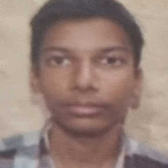
#> input picture files/images/1.png, 168 x 168 px
$ jupyter execute --allow-errors 'OpenCV Face detection.ipynb'   (shell and % lines are left out)
#> lines starting #> are read from the running program, lines starting #| are printed output that depends on the picture; after the words box and inside, x2 and y2 are one past the last pixel; in counts of white or black regions, pixels touching at a corner belong together
[cell 1]
import cv2

imagePath = './files/images/1.png'

[cell 2]
img = cv2.imread(imagePath)
#> img is the input picture: shape (168, 168, 3); mean B, G, R 120.9, 129.1, 151.7

[cell 3]
img.shape
#> Out = (168, 168, 3)

[cell 4]
gray_image = cv2.cvtColor(img, cv2.COLOR_BGR2GRAY)
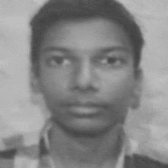
#> gray_image: shape (168, 168); min 62, max 199, mean 134.9
gray_image

[cell 5]
face_classifier = cv2.CascadeClassifier(
    cv2.data.haarcascades + "haarcascade_frontalface_default.xml"
)
face_classifier

[cell 6]
face = face_classifier.detectMultiScale(
    gray_image, scaleFactor=1.1, minNeighbors=5, minSize=(40, 40)
)
#> face = [[29, 18, 109, 109]]
face
#> Out = [[29, 18, 109, 109]]

[cell 7]
for (x, y, w, h) in face:
    cv2.rectangle(img, (x, y), (x + w, y + h), (0, 255, 0), 4)
#> this loop made 1 pass
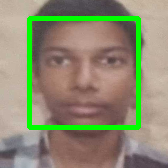
#> img: shape (168, 168, 3); 7.68% of pixels changed, all inside (x1, y1, x2, y2) = (27, 16, 141, 130)

[cell 8]
img_rgb = cv2.cvtColor(img, cv2.COLOR_BGR2RGB)
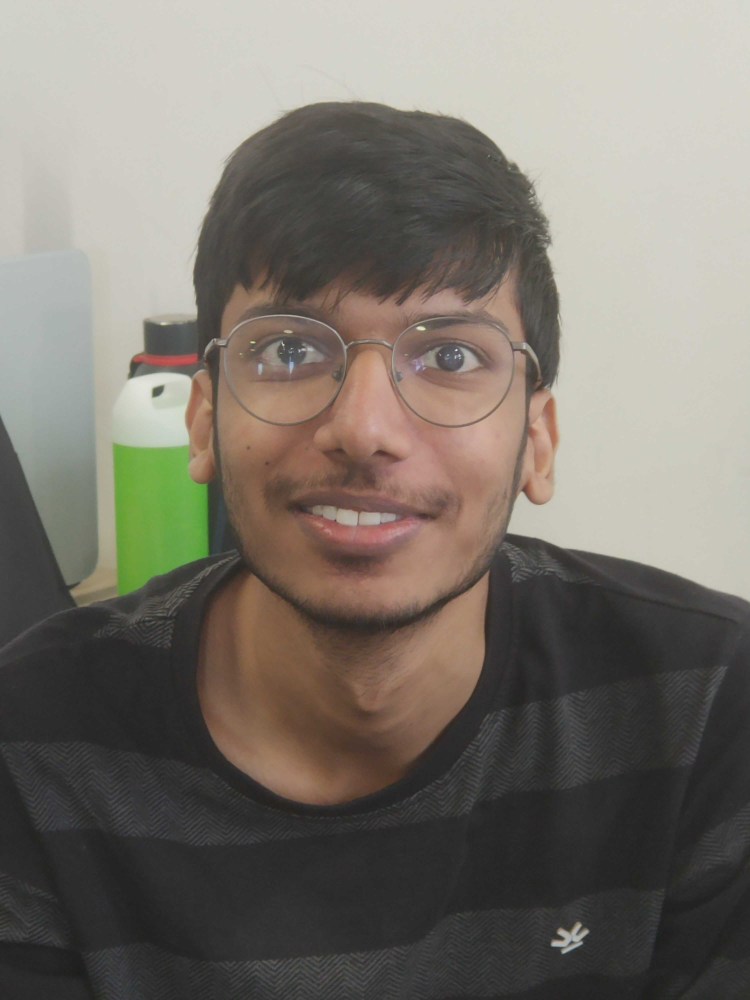
#> input picture files/images/2.jpg, 3000 x 4000 px, given in place of the camera (shown at 1/4 size)
#> further down, video_frame is the input picture: shape (4000, 3000, 3); mean B, G, R 107.9, 116.3, 122.1

[cell 9]
import matplotlib.pyplot as plt


plt.figure(figsize=(20,10))
plt.imshow(img_rgb)
plt.axis('off')

[cell 10]
#########################################
##### Real Time Face detection ##########
#########################################

[cell 11]
import cv2

face_classifier = cv2.CascadeClassifier(
    cv2.data.haarcascades + "haarcascade_frontalface_default.xml"
)

[cell 12]
video_capture = cv2.VideoCapture(0)

[cell 13]
def detect_bounding_box(vid):
    gray_image = cv2.cvtColor(vid, cv2.COLOR_BGR2GRAY)
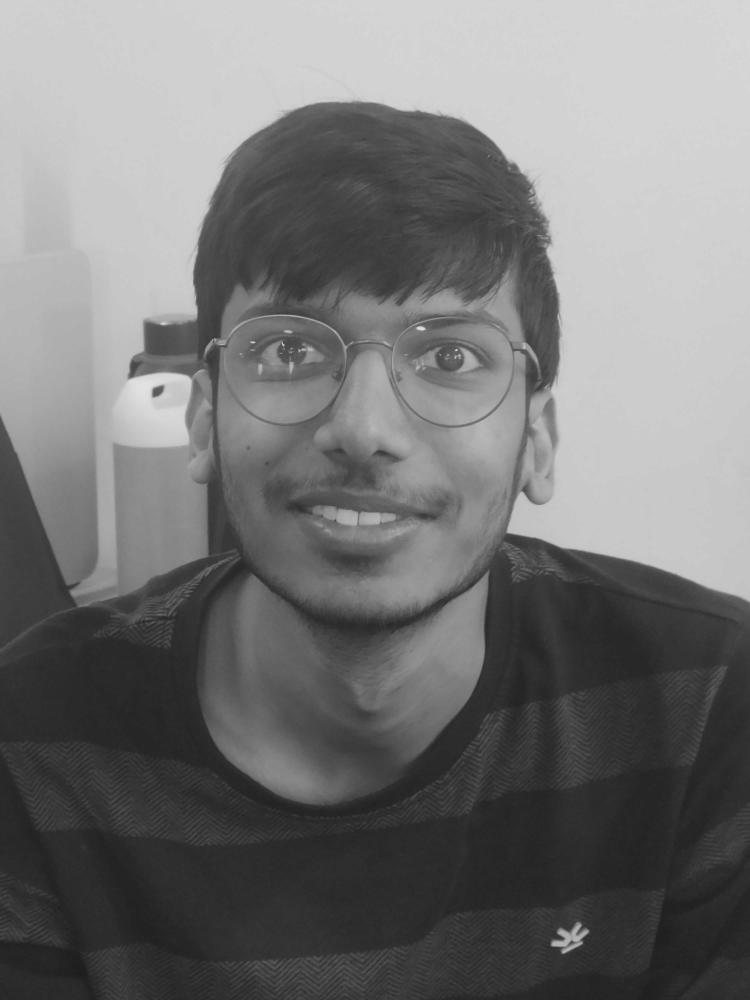
#> gray_image: shape (4000, 3000) (shown at 1/4 size); min 28, max 247, mean 117.1
    faces = face_classifier.detectMultiScale(gray_image, 1.1, 5, minSize=(40, 40))
#> faces = [[684, 847, 1531, 1531]]
    for (x, y, w, h) in faces:
        cv2.rectangle(vid, (x, y), (x + w, y + h), (0, 255, 0), 4)
#> this loop made 1 pass
    return faces

[cell 14]
while True:

    result, video_frame = video_capture.read()  # read frames from the video
    if result is False:
        break  # terminate the loop if the frame is not read successfully

    faces = detect_bounding_box(
        video_frame
    )  # apply the function we created to the video frame
#> faces = [[684, 847, 1531, 1531]]

    cv2.imshow(
        "My Face Detection Project", video_frame
    )  # display the processed frame in a window named "My Face Detection Project"

    if cv2.waitKey(1) & 0xFF == ord("q"):
#> (key q is pressed here)
        break

video_capture.release()
cv2.destroyAllWindows()

[cell 15]
# OpenCV program to detect face in real time
# import libraries of python OpenCV
# where its functionality resides
import cv2

# load the required trained XML classifiers
# https://github.com/Itseez/opencv/blob/master/
# data/haarcascades/haarcascade_frontalface_default.xml
# Trained XML classifiers describes some features of some
# object we want to detect a cascade function is trained
# from a lot of positive(faces) and negative(non-faces)
# images.
face_cascade = cv2.CascadeClassifier(cv2.data.haarcascades +'haarcascade_frontalface_default.xml')

# https://github.com/Itseez/opencv/blob/master
# /data/haarcascades/haarcascade_eye.xml
# Trained XML file for detecting eyes
eye_cascade = cv2.CascadeClassifier(cv2.data.haarcascades +'haarcascade_eye.xml')

# capture frames from a camera
cap = cv2.VideoCapture(0)

# loop runs if capturing has been initialized.
while 1:

    # reads frames from a camera
    ret, img = cap.read()

    # [15 lines of commented-out code are left out]
    cv2.imshow('img',img)
    # Wait for Esc key to stop
    k = cv2.waitKey(30) & 0xff
#> (key q is pressed here)
